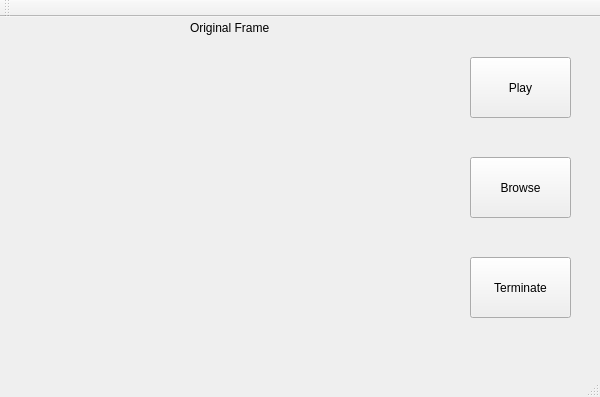
<?xml version="1.0" encoding="UTF-8"?>
<ui version="4.0">
 <class>VideoToSoundClass</class>
 <widget class="QMainWindow" name="VideoToSoundClass">
  <property name="geometry">
   <rect>
    <x>0</x>
    <y>0</y>
    <width>600</width>
    <height>397</height>
   </rect>
  </property>
  <property name="windowTitle">
   <string>VideoToSound</string>
  </property>
  <widget class="QWidget" name="centralWidget">
   <widget class="QPushButton" name="PlayButton">
    <property name="geometry">
     <rect>
      <x>470</x>
      <y>40</y>
      <width>101</width>
      <height>61</height>
     </rect>
    </property>
    <property name="text">
     <string>Play</string>
    </property>
   </widget>
   <widget class="QPushButton" name="BrowseButton">
    <property name="geometry">
     <rect>
      <x>470</x>
      <y>140</y>
      <width>101</width>
      <height>61</height>
     </rect>
    </property>
    <property name="text">
     <string>Browse</string>
    </property>
   </widget>
   <widget class="QPushButton" name="StopButton">
    <property name="geometry">
     <rect>
      <x>470</x>
      <y>240</y>
      <width>101</width>
      <height>61</height>
     </rect>
    </property>
    <property name="text">
     <string>Terminate</string>
    </property>
   </widget>
   <widget class="QLabel" name="ImgLabel">
    <property name="geometry">
     <rect>
      <x>90</x>
      <y>30</y>
      <width>301</width>
      <height>281</height>
     </rect>
    </property>
    <property name="font">
     <font>
      <family>Arial Rounded MT Bold</family>
      <pointsize>26</pointsize>
      <weight>75</weight>
      <bold>true</bold>
     </font>
    </property>
    <property name="text">
     <string/>
    </property>
   </widget>
   <widget class="QLabel" name="TextLable">
    <property name="geometry">
     <rect>
      <x>190</x>
      <y>0</y>
      <width>101</width>
      <height>21</height>
     </rect>
    </property>
    <property name="text">
     <string>Original Frame</string>
    </property>
   </widget>
  </widget>
  <widget class="QMenuBar" name="menuBar">
   <property name="geometry">
    <rect>
     <x>0</x>
     <y>0</y>
     <width>600</width>
     <height>23</height>
    </rect>
   </property>
  </widget>
  <widget class="QToolBar" name="mainToolBar">
   <attribute name="toolBarArea">
    <enum>TopToolBarArea</enum>
   </attribute>
   <attribute name="toolBarBreak">
    <bool>false</bool>
   </attribute>
  </widget>
  <widget class="QStatusBar" name="statusBar"/>
 </widget>
 <layoutdefault spacing="6" margin="11"/>
 <resources>
  <include location="videotosound.qrc"/>
 </resources>
 <connections/>
</ui>
